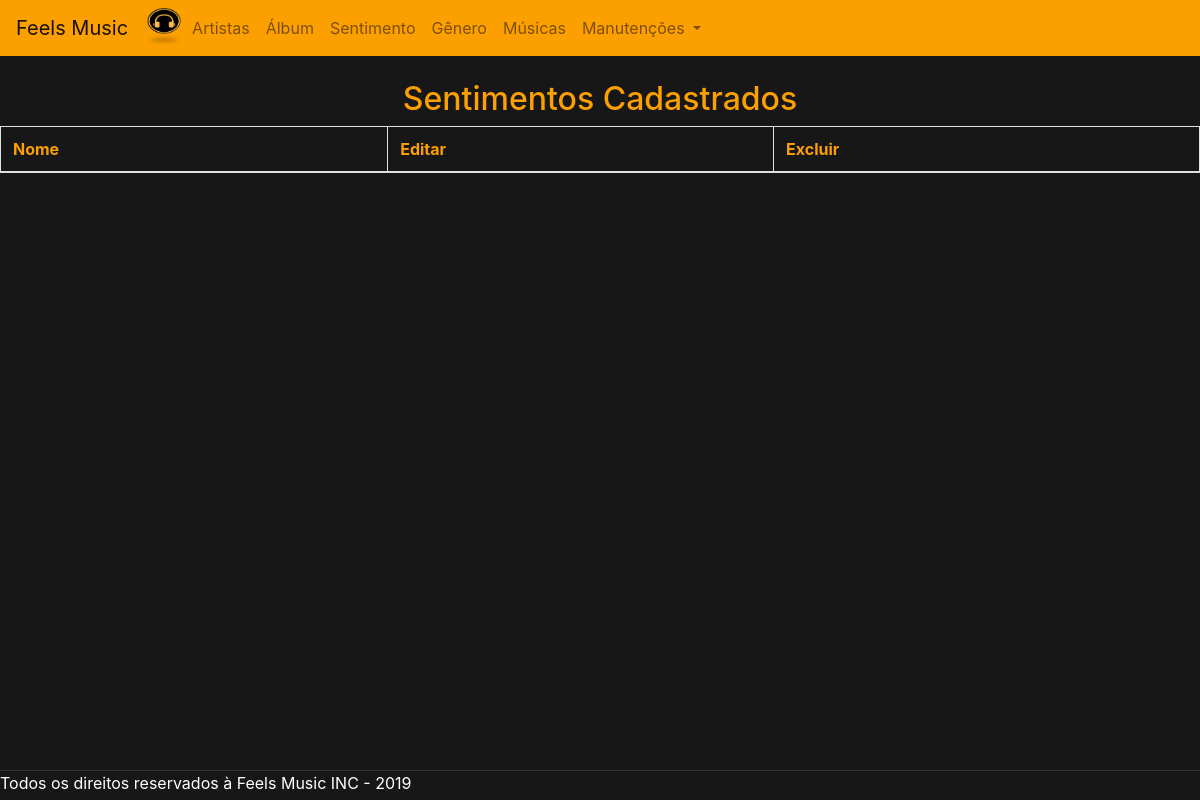
/pages/pages_adm/visualizarSentimento.php, run on an earlier commit of the app's database.
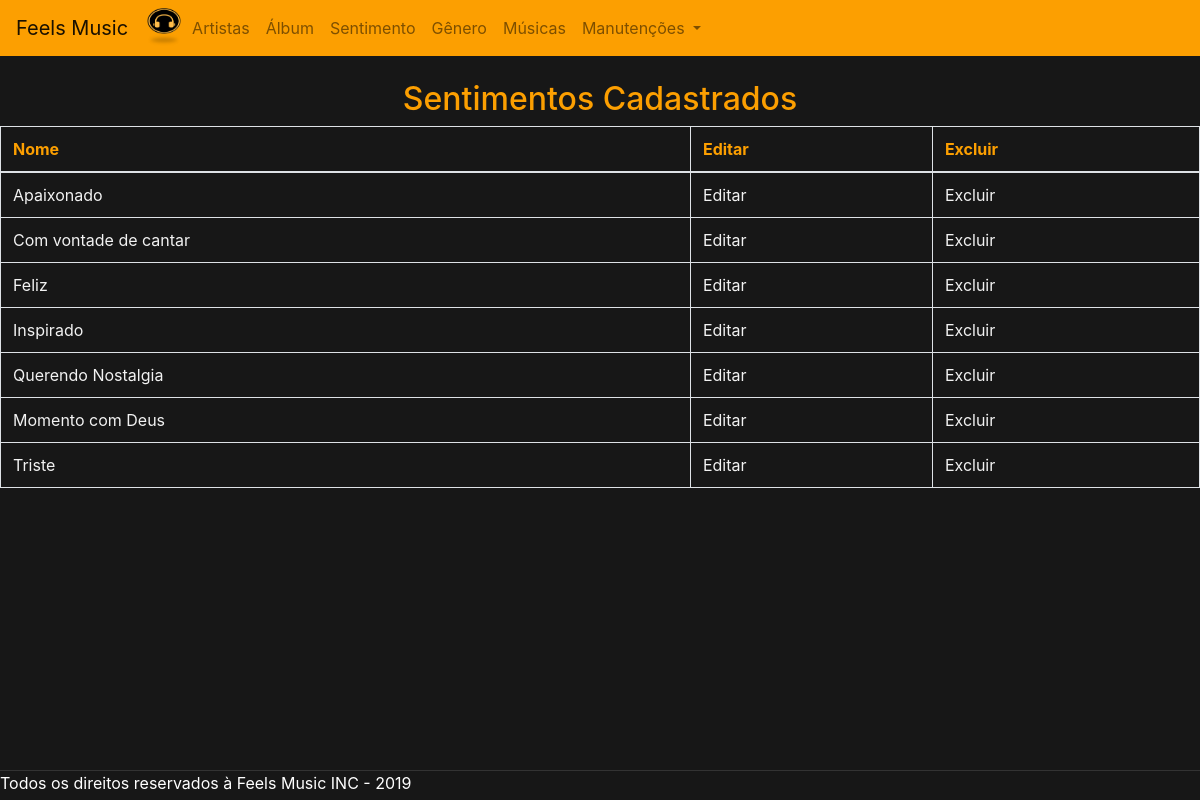
And on a later commit of the database.
### tables this page shows
CREATE TABLE IF NOT EXISTS `sentimento` (
  `idsentimento` INT AUTO_INCREMENT NOT NULL,
  `nome` VARCHAR(45) NOT NULL,
  PRIMARY KEY (`idsentimento`));

### pages/pages_adm/visualizarSentimento.php (the view, shortened to what this page needs)
<?php
	include("../../includes/nav.php");
$conexao = mysqli_connect("localhost", "root", "", "bancofeelsmusic");
$busca = mysqli_query($conexao,"SELECT * FROM sentimento");
$arrSentimento = mysqli_fetch_all($busca, MYSQLI_ASSOC);
?>
<!DOCTYPE html>
<html lang="en" dir="ltr">
  <head>
  </head>
  <body>
    <br>
    <center>
      <h2>Sentimentos Cadastrados</h2>
      <table class="table table-bordered">
        <thead>
          <tr>
            <th scope="col">Nome</th>
            <th scope="col">Editar</th>
            <th scope="col">Excluir</th>
          </tr>
        </thead>
        <?php
          foreach ($arrSentimento as $chave => $valor) {
            echo "<tr>";
            echo "<td>".$valor["nome"]."</td>";
            echo "<td>";
              echo "<a href='../../actions/alterarSentimento.php?codigo=".$valor["idsentimento"]."'>Editar</a>";
            echo "</td>";
            echo "<td>";
              echo "<a href='../../actions/excluirSentimento.php?codigo=".$valor["idsentimento"]."'>Excluir</a>";
            echo "</td>";
            echo "</tr>";
          }
         ?>
      </table>
    </center>
  </body>
  <br>
  <footer class="fixar-rodape">
    Todos os direitos reservados à Feels Music INC - 2019
  </footer>
</html>

What changed in the data, as far as the page shows it:
added sentimento: nome "Apaixonado"
added sentimento: nome "Com vontade de cantar"
added sentimento: nome "Feliz"
added sentimento: nome "Inspirado"
added sentimento: nome "Querendo Nostalgia"
added sentimento: nome "Momento com Deus"
added sentimento: nome "Triste"
